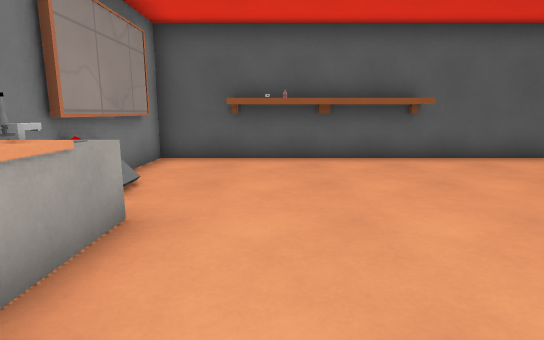
view 1 (above)

13 first-person views from a walk through a level from a Godot 3-D game. The camera is 1.2 m above the floor, tilts 10° down and sees 80° across. The floor is counted in squares, 1 m on a side. Each view is taken from the middle of a square. On the plan, view 1 faces up. The plan holds only what a view shows up to about 14 squares ahead; the rest is blank. Surface patterns are stand-ins for the level's own textures.

view 2
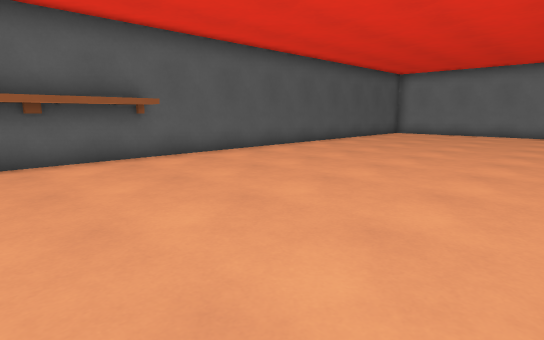

view 3
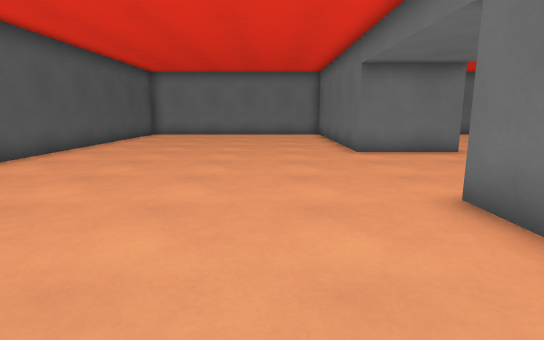

view 4
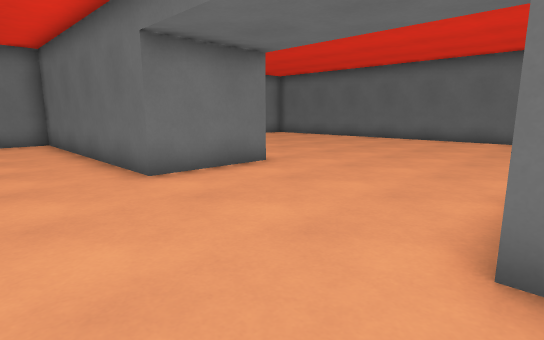

view 5
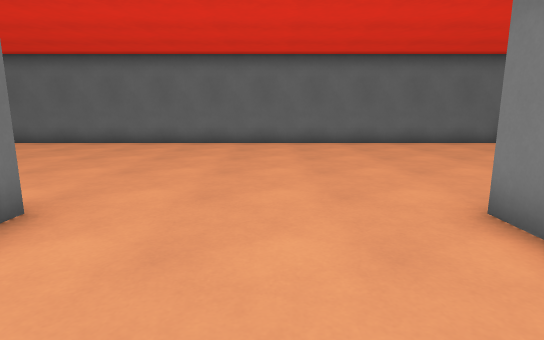

view 6
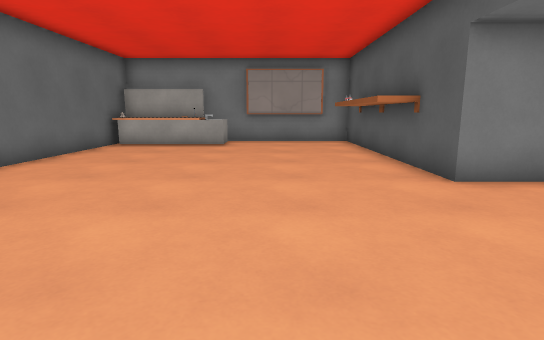

view 7
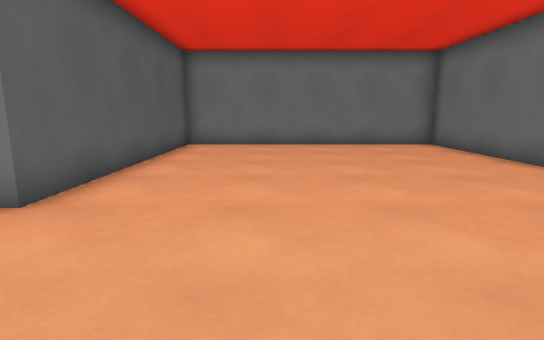

view 8
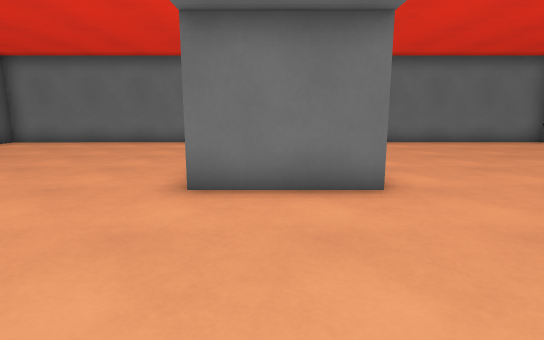

view 9
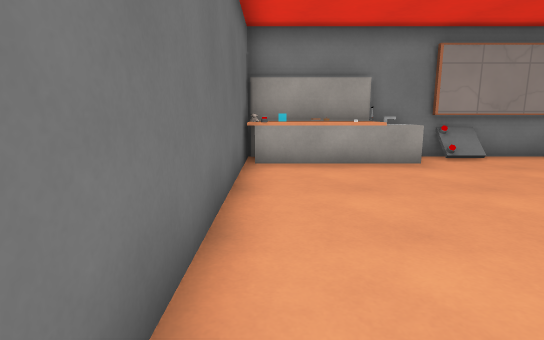

view 10
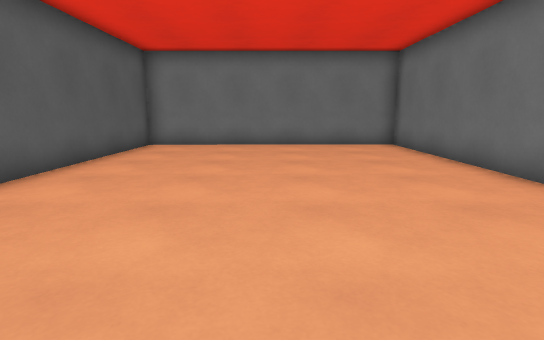

view 11
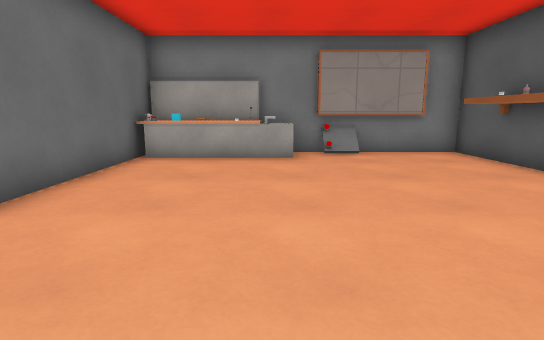

view 12
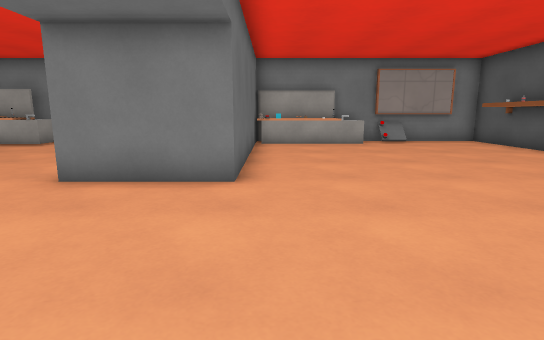

view 13
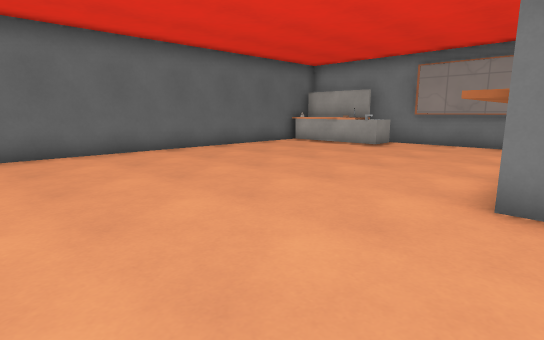

### Floor plan
Points are (right, up) in squares from view 1. A wall is a line through its corners. A room is listed if a view was taken in it or the views show most of it. See-through windows are left out.
Room 1 (views 1, 2, 3, 4, 5, 6, 7, 8, 9, 10, 11, 12, 13)
walls: (3.8, -3.8) (3.8, -4.7) (-1.1, -4.7); (-1.5, -0.7) (5.4, -0.7) (5.4, -3.8) (-3, -3.8) (-3, -10.1); (3.9, 7.7) (-1.1, 7.7); (-2.8, -4.9) (-2.8, -8.1); (-3, 4.5) (-3, 2.5); (-2.8, 7.6) (-2.8, 4.2); (-1.6, -13.1) (19.4, -13.1) (19.4, -3.8) (11, -3.8) (11, -0.7) (19.4, -0.7) (19.4, 8.7) (-3, 8.7) (-3, 5.4)
objects: table (-3, -1) to (-2, 3); table (-2, -12) to (-2, -9)

Positions as (right, up) in squares from view 1, and headings:
1: (0, 0), facing up
2: (0, 0), facing up-right
3: (1, 2), facing right
4: (5, 2), facing down-right
5: (8, 0), facing down
6: (11, -7), facing left
7: (7, -7), facing right
8: (6, -2), facing right
9: (6, 0), facing left
10: (7, 4), facing right
11: (7, 3), facing left
12: (11, 0), facing left
13: (10, -3), facing down-left
